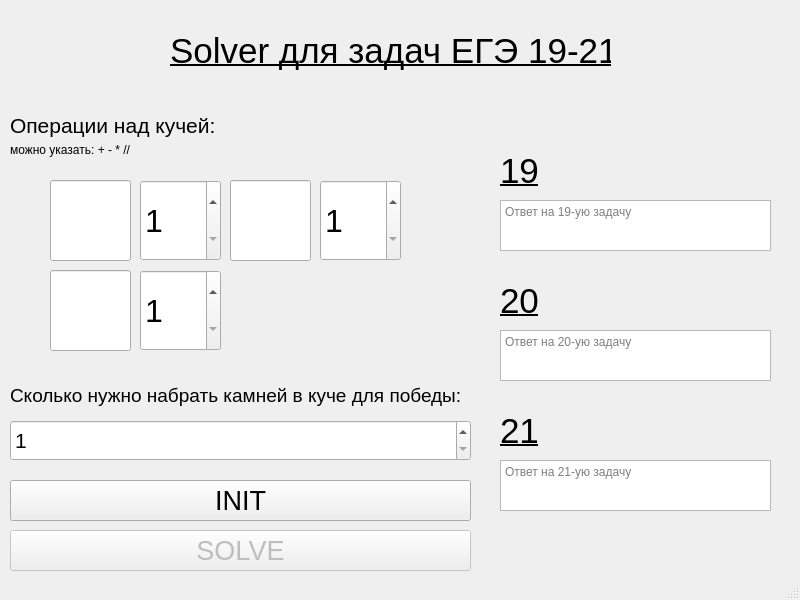
<?xml version="1.0" encoding="UTF-8"?>
<ui version="4.0">
 <class>MainWindow</class>
 <widget class="QMainWindow" name="MainWindow">
  <property name="geometry">
   <rect>
    <x>0</x>
    <y>0</y>
    <width>800</width>
    <height>600</height>
   </rect>
  </property>
  <property name="windowTitle">
   <string>MainWindow</string>
  </property>
  <widget class="QWidget" name="centralwidget">
   <widget class="QLabel" name="title">
    <property name="geometry">
     <rect>
      <x>170</x>
      <y>20</y>
      <width>441</width>
      <height>61</height>
     </rect>
    </property>
    <property name="font">
     <font>
      <pointsize>26</pointsize>
      <underline>true</underline>
     </font>
    </property>
    <property name="text">
     <string>Solver для задач ЕГЭ 19-21</string>
    </property>
   </widget>
   <widget class="QPushButton" name="solveButton">
    <property name="enabled">
     <bool>false</bool>
    </property>
    <property name="geometry">
     <rect>
      <x>10</x>
      <y>530</y>
      <width>461</width>
      <height>41</height>
     </rect>
    </property>
    <property name="font">
     <font>
      <pointsize>20</pointsize>
     </font>
    </property>
    <property name="text">
     <string>SOLVE</string>
    </property>
   </widget>
   <widget class="QLabel" name="operations">
    <property name="geometry">
     <rect>
      <x>10</x>
      <y>100</y>
      <width>221</width>
      <height>51</height>
     </rect>
    </property>
    <property name="font">
     <font>
      <pointsize>16</pointsize>
     </font>
    </property>
    <property name="text">
     <string>Операции над кучей:</string>
    </property>
   </widget>
   <widget class="QSpinBox" name="quantity3">
    <property name="geometry">
     <rect>
      <x>140</x>
      <y>270</y>
      <width>81</width>
      <height>81</height>
     </rect>
    </property>
    <property name="font">
     <font>
      <pointsize>24</pointsize>
     </font>
    </property>
    <property name="minimum">
     <number>1</number>
    </property>
    <property name="maximum">
     <number>100</number>
    </property>
   </widget>
   <widget class="QLabel" name="title19">
    <property name="geometry">
     <rect>
      <x>500</x>
      <y>140</y>
      <width>41</width>
      <height>61</height>
     </rect>
    </property>
    <property name="font">
     <font>
      <pointsize>26</pointsize>
      <underline>true</underline>
     </font>
    </property>
    <property name="text">
     <string>19</string>
    </property>
   </widget>
   <widget class="QLabel" name="title20">
    <property name="geometry">
     <rect>
      <x>500</x>
      <y>270</y>
      <width>41</width>
      <height>61</height>
     </rect>
    </property>
    <property name="font">
     <font>
      <pointsize>26</pointsize>
      <underline>true</underline>
     </font>
    </property>
    <property name="text">
     <string>20</string>
    </property>
   </widget>
   <widget class="QLabel" name="title21">
    <property name="geometry">
     <rect>
      <x>500</x>
      <y>400</y>
      <width>41</width>
      <height>61</height>
     </rect>
    </property>
    <property name="font">
     <font>
      <pointsize>26</pointsize>
      <underline>true</underline>
     </font>
    </property>
    <property name="text">
     <string>21</string>
    </property>
   </widget>
   <widget class="QLabel" name="quantityStone">
    <property name="geometry">
     <rect>
      <x>10</x>
      <y>370</y>
      <width>491</width>
      <height>51</height>
     </rect>
    </property>
    <property name="font">
     <font>
      <pointsize>14</pointsize>
     </font>
    </property>
    <property name="text">
     <string>Сколько нужно набрать камней в куче для победы:</string>
    </property>
   </widget>
   <widget class="QSpinBox" name="quantityWin">
    <property name="geometry">
     <rect>
      <x>10</x>
      <y>420</y>
      <width>461</width>
      <height>41</height>
     </rect>
    </property>
    <property name="font">
     <font>
      <pointsize>16</pointsize>
     </font>
    </property>
    <property name="minimum">
     <number>1</number>
    </property>
    <property name="maximum">
     <number>10000000</number>
    </property>
   </widget>
   <widget class="QLabel" name="discription">
    <property name="geometry">
     <rect>
      <x>10</x>
      <y>140</y>
      <width>131</width>
      <height>20</height>
     </rect>
    </property>
    <property name="text">
     <string>можно указать: + - * //</string>
    </property>
   </widget>
   <widget class="QSpinBox" name="quantity2">
    <property name="geometry">
     <rect>
      <x>320</x>
      <y>180</y>
      <width>81</width>
      <height>81</height>
     </rect>
    </property>
    <property name="font">
     <font>
      <pointsize>24</pointsize>
     </font>
    </property>
    <property name="minimum">
     <number>1</number>
    </property>
    <property name="maximum">
     <number>100</number>
    </property>
   </widget>
   <widget class="QSpinBox" name="quantity1">
    <property name="geometry">
     <rect>
      <x>140</x>
      <y>180</y>
      <width>81</width>
      <height>81</height>
     </rect>
    </property>
    <property name="font">
     <font>
      <pointsize>24</pointsize>
     </font>
    </property>
    <property name="minimum">
     <number>1</number>
    </property>
    <property name="maximum">
     <number>100</number>
    </property>
   </widget>
   <widget class="QPushButton" name="initButton_2">
    <property name="geometry">
     <rect>
      <x>10</x>
      <y>480</y>
      <width>461</width>
      <height>41</height>
     </rect>
    </property>
    <property name="font">
     <font>
      <pointsize>20</pointsize>
     </font>
    </property>
    <property name="text">
     <string>INIT</string>
    </property>
   </widget>
   <widget class="QTextBrowser" name="answer19">
    <property name="geometry">
     <rect>
      <x>500</x>
      <y>200</y>
      <width>271</width>
      <height>51</height>
     </rect>
    </property>
    <property name="html">
     <string>&lt;!DOCTYPE HTML PUBLIC &quot;-//W3C//DTD HTML 4.0//EN&quot; &quot;http://www.w3.org/TR/REC-html40/strict.dtd&quot;&gt;
&lt;html&gt;&lt;head&gt;&lt;meta name=&quot;qrichtext&quot; content=&quot;1&quot; /&gt;&lt;meta charset=&quot;utf-8&quot; /&gt;&lt;style type=&quot;text/css&quot;&gt;
p, li { white-space: pre-wrap; }
hr { height: 1px; border-width: 0; }
li.unchecked::marker { content: &quot;\2610&quot;; }
li.checked::marker { content: &quot;\2612&quot;; }
&lt;/style&gt;&lt;/head&gt;&lt;body style=&quot; font-family:'Sans Serif'; font-size:9pt; font-weight:400; font-style:normal;&quot;&gt;
&lt;p style=&quot;-qt-paragraph-type:empty; margin-top:0px; margin-bottom:0px; margin-left:0px; margin-right:0px; -qt-block-indent:0; text-indent:0px;&quot;&gt;&lt;br /&gt;&lt;/p&gt;&lt;/body&gt;&lt;/html&gt;</string>
    </property>
    <property name="placeholderText">
     <string>Ответ на 19-ую задачу</string>
    </property>
   </widget>
   <widget class="QTextBrowser" name="answer20">
    <property name="geometry">
     <rect>
      <x>500</x>
      <y>330</y>
      <width>271</width>
      <height>51</height>
     </rect>
    </property>
    <property name="placeholderText">
     <string>Ответ на 20-ую задачу</string>
    </property>
   </widget>
   <widget class="QTextBrowser" name="answer21">
    <property name="geometry">
     <rect>
      <x>500</x>
      <y>460</y>
      <width>271</width>
      <height>51</height>
     </rect>
    </property>
    <property name="placeholderText">
     <string>Ответ на 21-ую задачу</string>
    </property>
   </widget>
   <widget class="QLineEdit" name="operation1">
    <property name="geometry">
     <rect>
      <x>50</x>
      <y>180</y>
      <width>81</width>
      <height>81</height>
     </rect>
    </property>
    <property name="font">
     <font>
      <pointsize>48</pointsize>
      <bold>false</bold>
      <underline>false</underline>
      <strikeout>false</strikeout>
      <kerning>true</kerning>
     </font>
    </property>
    <property name="text">
     <string/>
    </property>
   </widget>
   <widget class="QLineEdit" name="operation2">
    <property name="geometry">
     <rect>
      <x>230</x>
      <y>180</y>
      <width>81</width>
      <height>81</height>
     </rect>
    </property>
    <property name="font">
     <font>
      <pointsize>48</pointsize>
      <bold>false</bold>
      <underline>false</underline>
      <strikeout>false</strikeout>
      <kerning>true</kerning>
     </font>
    </property>
    <property name="text">
     <string/>
    </property>
   </widget>
   <widget class="QLineEdit" name="operation3">
    <property name="geometry">
     <rect>
      <x>50</x>
      <y>270</y>
      <width>81</width>
      <height>81</height>
     </rect>
    </property>
    <property name="font">
     <font>
      <pointsize>48</pointsize>
      <bold>false</bold>
      <underline>false</underline>
      <strikeout>false</strikeout>
      <kerning>true</kerning>
     </font>
    </property>
    <property name="toolTipDuration">
     <number>-1</number>
    </property>
    <property name="text">
     <string/>
    </property>
    <property name="maxLength">
     <number>2</number>
    </property>
    <property name="cursorPosition">
     <number>0</number>
    </property>
    <property name="dragEnabled">
     <bool>false</bool>
    </property>
   </widget>
  </widget>
  <widget class="QStatusBar" name="statusbar"/>
 </widget>
 <resources/>
 <connections/>
</ui>
